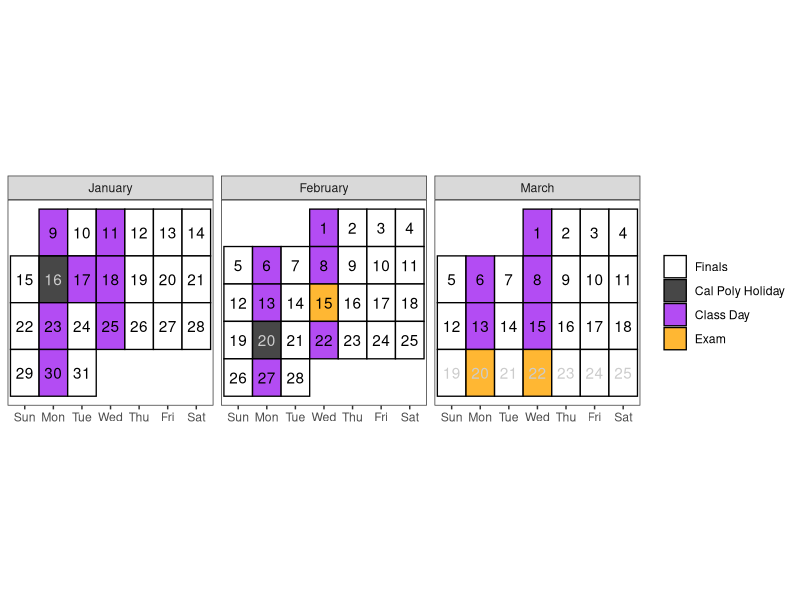
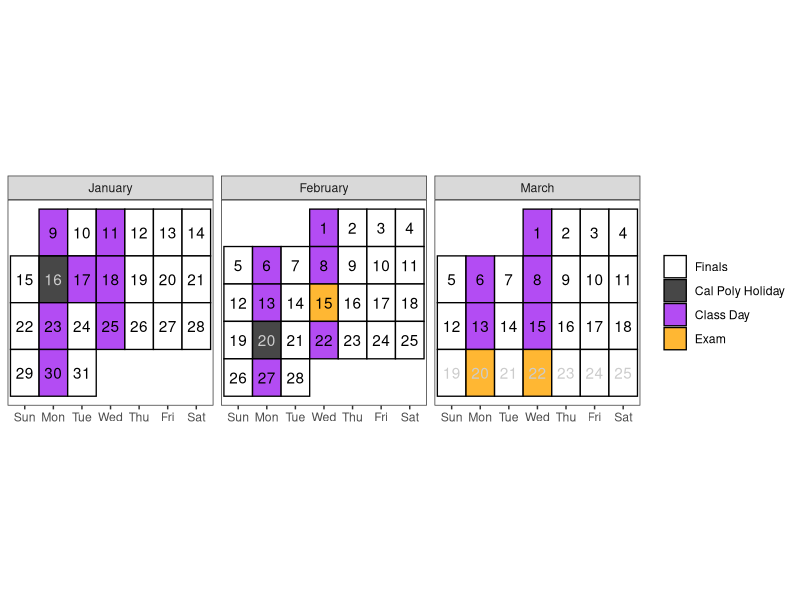

The R source for these figures, in order:
## ---- chunk 1
#| include: false

# knitr::opts_chunk$set(cache=FALSE, dev='pdf')
# knitr::opts_chunk$set(cache=F,
#                       fig.path = 'figs/',
#                       cache.path='cache/',
#                       fig.align = 'center',
#                       echo = F,
#                       warning=F,
#                       message=F)
# knitr::opts_chunk$set(
#                   fig.process = function(x) {
#                       x2 = sub('-\\d+([.][a-z]+)$', '\\1', x)
#                       if (file.rename(x, x2)) x2 else x
#                       }
#                   )

library(tidyverse)
library(lubridate)

# Create a calendar for your syllabus ----
# Source: http://svmiller.com/blog/2020/08/a-ggplot-calendar-for-your-semester/
# 1) what is the first Monday of the semester?
# Any number of ways to identify dates in R, but we'll use {lubridate} and the ymd() function here.
# Format: YYYYMMDD. In this example, 4 January 2022.
# What are the full dates of the semester?
semester_dates <- seq(ymd(20230109), ymd(20230318), by=1)
# Weekday(s) of class
class_wdays <- c("Mon", "Wed")

not_here_dates <- c(
  ymd("20230116"),
  ymd("20230220")
  # Break
  # seq(ymd(20221017), ymd(20221018), by = 1)
  )

exam_dates <- c(ymd(20230215), 
                ymd(20230320),
                ymd(20230322)
                )

# project_dates <- c(ymd(20221104), ymd(20221205), ymd(20221209))
finals_week <- seq(ymd(20230318), ymd(20230325), by = 1)

# Custom function for treating the first day of the month as the first week 
# of the month up until the first Sunday 
# (unless Sunday was the start of the month)
wom <- function(date) {
    first <- wday(as.Date(paste(year(date), month(date), 1, sep = "-")))
    return((mday(date) + (first - 2)) %/% 7 + 1)
  }
# Create a data frame of dates, assign to Cal
Cal <- tibble(date = seq(ymd(20230109), ymd(20230325), by=1))  %>%
  mutate(mon = lubridate::month(date, label=T, abbr=F),
         wkdy = weekdays(date, abbreviate=T),
         wkdy = fct_relevel(wkdy, "Sun", "Mon", "Tue", "Wed", "Thu","Fri","Sat"), # make sure Sunday comes first
         semester = date %in% semester_dates, 
         # project = date %in% project_dates,
         exams = date %in% exam_dates, # is it an exam?
         not_here = date %in% not_here_dates, # is it a day off?
         exam_wk = date %in% finals_week,
         day = lubridate::mday(date), 
         week = wom(date))
Cal <- Cal %>%
  mutate(category = case_when(
    # project ~ "Project",
    exams ~ "Exam",
    not_here ~ "Cal Poly Holiday",
    semester & wkdy %in% class_wdays & !not_here & !exam_wk | date == "2023-01-17" ~ "Class Day",
    semester ~ "Finals",
    TRUE ~ "NA"
  )) 
class_cal <- Cal %>% 
  ggplot(.,aes(wkdy, week)) +
  theme_bw() +
  theme(aspect.ratio = 1, 
        panel.grid.major.x = element_blank(),
        legend.position = "right",
        # legend.position = c(1, 0), 
        # legend.justification = c(1,0),
        # legend.direction = "vertical", 
        legend.title = element_blank(),
        axis.title.y = element_blank(), 
        axis.title.x = element_blank(),
        axis.ticks.y = element_blank(), 
        axis.text.y = element_blank()) +
  geom_tile(alpha=0.8, aes(fill=category), color="black", size=.45) +
  facet_wrap(~mon, scales = "free", ncol=3) +
  geom_text(aes(label = day, color = semester & (!not_here))) +
  # put your y-axis down, flip it, and reverse it
  scale_y_reverse(breaks=NULL) +
  # manually fill scale colors to something you like...
  scale_color_manual(values = c("FALSE" = "grey80", "TRUE" = "black"), guide = "none") + 
  scale_fill_manual(values=c("Class Day"="purple", 
                             "Finals"="white",
                             "Cal Poly Holiday" = "grey10",
                             "NA" = "white", # I like these whited out...
                             "Exam"="orange"),
                    #... but also suppress a label for a non-class semester day
                    breaks=c("Finals", "Cal Poly Holiday", "Class Day","Exam"))
class_cal

exam_days <- filter(Cal, category == "Exam") %>%
  mutate(topic = c("Midterm Exam", "Final Exam (Section 71 at 10:10 - 1pm) -- if you come to class 12 - 2", "Final Exam (Section 70 at 10:10 - 1pm) -- if you come to class 10 - 12"),
         time = c("In Class", "10:10AM-1:00PM", "10:10AM - 1:00PM")) %>%
  rowwise() %>%
  mutate(sem_week = week(date),
         Date = paste(format(date, "%b %e"), sep = ",", collapse = ", "))

# project_days <- filter(Cal, category == "Project") %>%
#   mutate(topic = c("Project Proposal Due", "Project Presentation Due", "Project Report Due"),
#          time = c("8pm", "8pm", "8pm")) %>%
#   mutate(Date = format(date, "%b %e"),
#          sem_week = week(date))

class_days <- filter(Cal, category %in% c("Class Day")) %>%
  mutate(sem_week = week(date)) %>%
  group_by(sem_week) %>%
  # group_by(sem_week) %>%
  summarize(Date = paste(format(date, "%b %e"), sep = ",", collapse = ", ")) %>%
  mutate(topic = c(
    "Introduction to R",
    "Tidy Data + Basics of Graphics",
    "Data Cleaning and Manipulation (dplyr)",
    "Data Transformations (tidyr)",
    "Special Data Types: Strings + Factors + Dates",
    "Debugging + Version Control",
    "Reproducibility & Professional Communication",
    "Functions & Functional Programming",
    "Simulation",
    "Statistical Modeling")) %>%
  # bind_rows(project_days) %>%
  bind_rows(exam_days) %>%
  arrange(sem_week) %>%
  select(Date, Topic = topic)
## ---- chunk 2
#| echo: false
#| eval: true
#| warning: false
#| fig-width: 8
#| fig-height: 3.5
#| fig-pos: 'h'
#| fig-cap: "Note: Tuesday, January 17th will follow a Monday class schedule."
class_cal
## ---- chunk 3
#| echo: false
#| eval: true
#| fig-pos: 'h'
class_days %>%
kableExtra::kable(caption = "Tentative schedule of class topics and important due dates", format = "simple")
